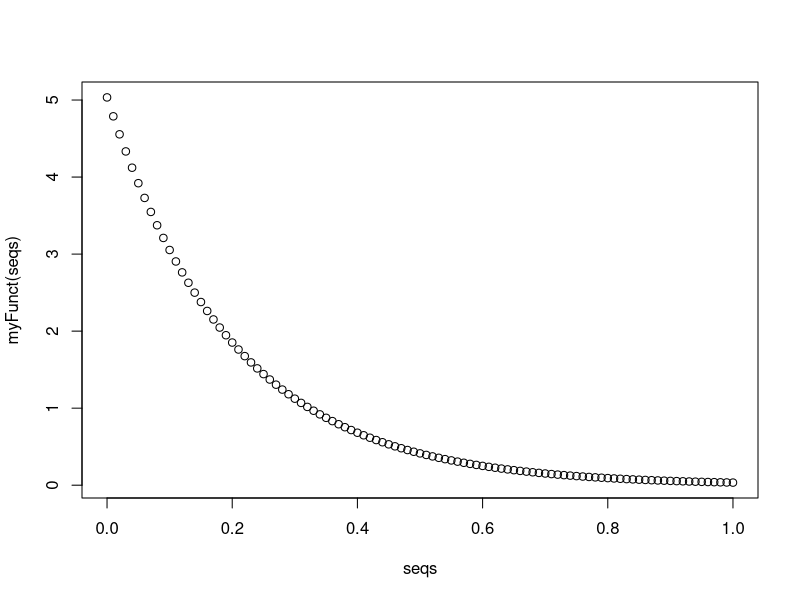
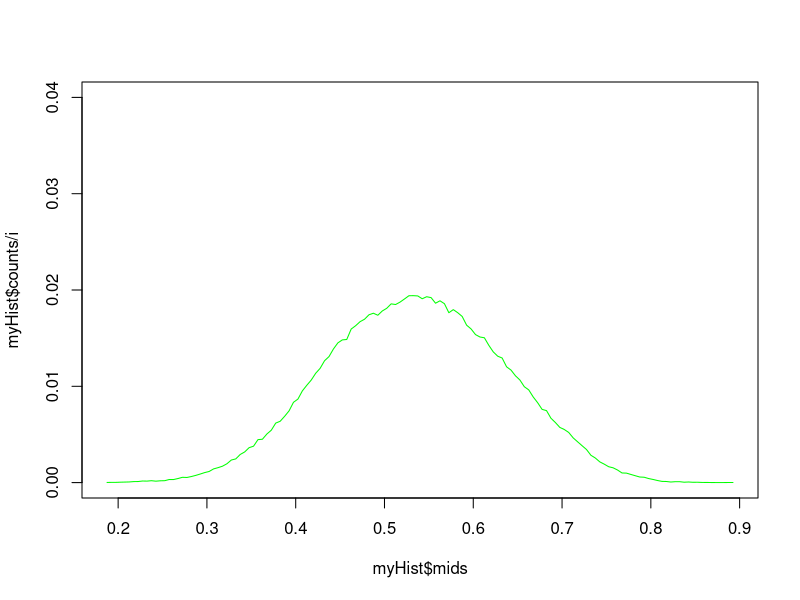
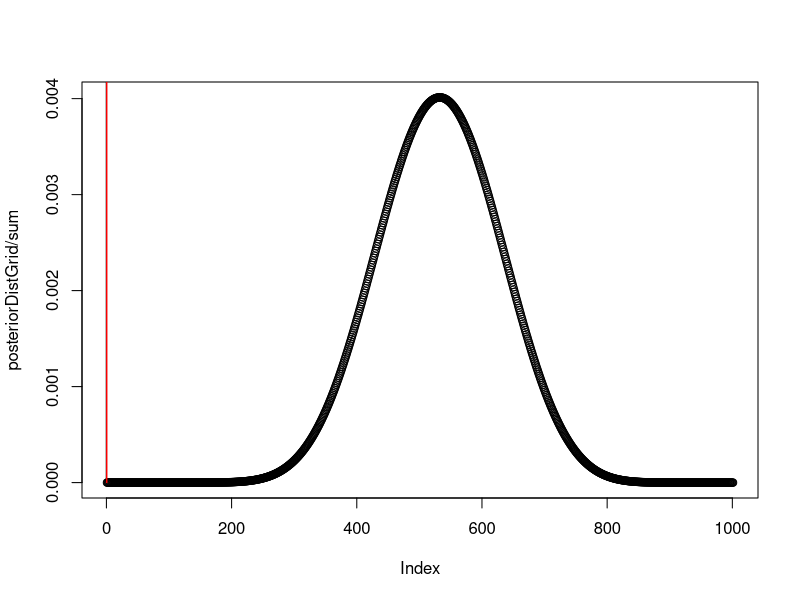

R code for these plots, in order:
## ---- chunk 1
seqs = seq(0, 1 ,0.01)
myFunct = function(x) (dexp(x, rate=5)/0.9932621)
plot(seqs, myFunct(seqs))

## ---- chunk 2
# number of times to run
numIterations <- 500000

# metro algo vars
piOld <- 0.5
posteriorDist <- vector()
xVals <- seq(0,1,1/numIterations);
for( i in 1:numIterations )
{

  # metro post
	pOld <- dbinom( 14, 24, piOld) * (dexp(piOld, rate=5)/0.9932621)
  
	piNew <- piOld + rnorm(1, 0, sd =0.01);
	
	if( piNew > 1) 
		piNew = 1;
	
	if( piNew < 0 ) 
		piNew = 0;
		
	pNew <- dbinom( 14, 24, piNew) * (dexp(piNew, rate=5)/0.9932621)
	
	ratio <- pNew / pOld
	
	if( ratio > 1 || ratio >= runif(1) ) 
		piOld = piNew;
		
	posteriorDist[i] = piOld;	
}

# plot metro 
myHist <- hist(posteriorDist, breaks=200, plot=FALSE)
plot( myHist$mids, myHist$counts/i, ylim=c(0,0.04), col='green', type='l') 


# grid method vars
numBreaks=1000;
posteriorDistGrid <- vector(length=numBreaks)
xVals <- seq(0,1,1/numBreaks);
i <- 1;
sum <- 0;

# grid algo 
for( x in xVals )
{
	posteriorDistGrid[i] <- (dexp(x, rate=5)/0.9932621) * dbinom( 14, 24, x)
	sum = sum + posteriorDistGrid[i];
	i <- i + 1;	
}

# plot grid
plot(posteriorDistGrid/sum)
gridHist = hist(posteriorDistGrid, breaks=200, plot=FALSE)
lines( gridHist$mids, gridHist$counts)

# plot beta 
dbetasum = sum(dbeta(myHist$mids, 40+10, 40+14))
lines( myHist$mids, dbeta(myHist$mids, 40+14, 40+10)/dbetasum,col="red")
## ---- chunk 3

